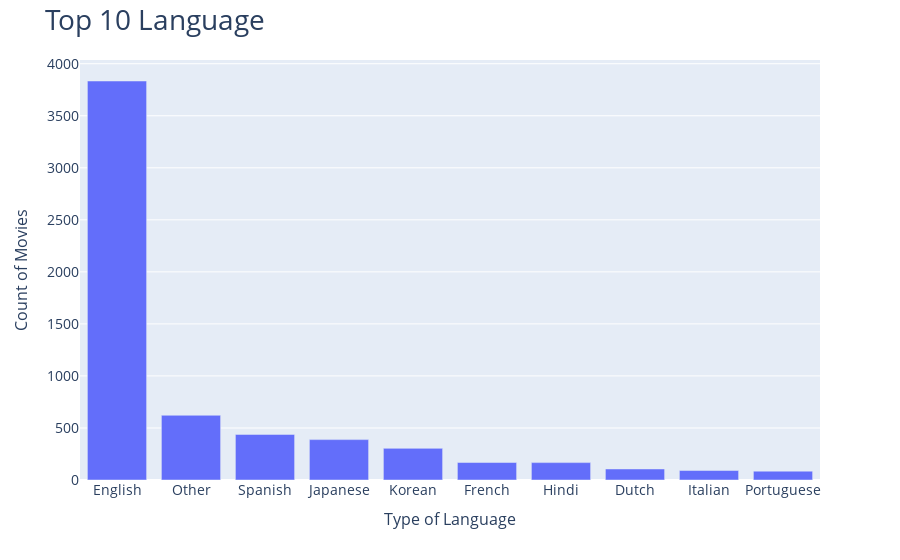

Notebook source saved alongside this figure:
### Code cell
# E. Show Bar

fig = px.bar(df_language_count[0:10],
             x='language',
             y='count')
fig.update_layout(
    title='Top 10 Language',
    titlefont_size = 28, 
    xaxis=dict(
        title='Type of Language',
        titlefont_size=16,
        tickfont_size=14),
    yaxis=dict(
        title='Count of Movies',
        titlefont_size=16,
        tickfont_size=14))

fig.show()

### Figure 1 — Plotly figure (JSON) as saved in the notebook; plotly's stock layout.template omitted (floating-point values rounded to 4 significant figures)
{"data": [{"alignmentgroup": "True", "hovertemplate": "language=%{x}<br>count=%{y}<extra></extra>", "legendgroup": "", "marker": {"color": "#636efa", "pattern": {"shape": ""}}, "name": "", "offsetgroup": "", "orientation": "v", "showlegend": false, "textposition": "auto", "type": "bar", "x": ["English", "Other", "Spanish", "Japanese", "Korean", "French", "Hindi", "Dutch", "Italian", "Portuguese"], "xaxis": "x", "y": [3834, 622, 438, 388, 304, 168, 167, 106, 91, 85], "yaxis": "y"}], "layout": {"barmode": "relative", "legend": {"tracegroupgap": 0}, "margin": {"t": 60}, "title": {"font": {"size": 28}, "text": "Top 10 Language"}, "xaxis": {"anchor": "y", "domain": [0, 1], "tickfont": {"size": 14}, "title": {"font": {"size": 16}, "text": "Type of Language"}}, "yaxis": {"anchor": "x", "domain": [0, 1], "tickfont": {"size": 14}, "title": {"font": {"size": 16}, "text": "Count of Movies"}}}}
